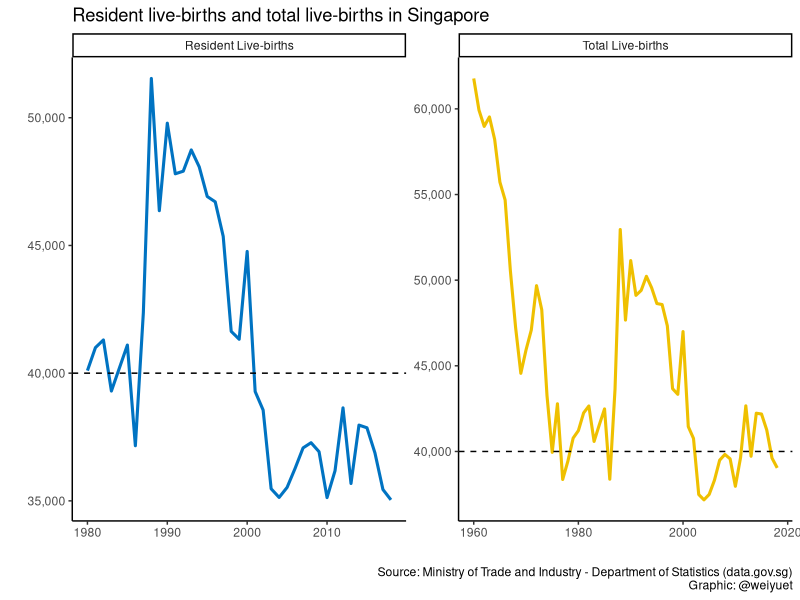
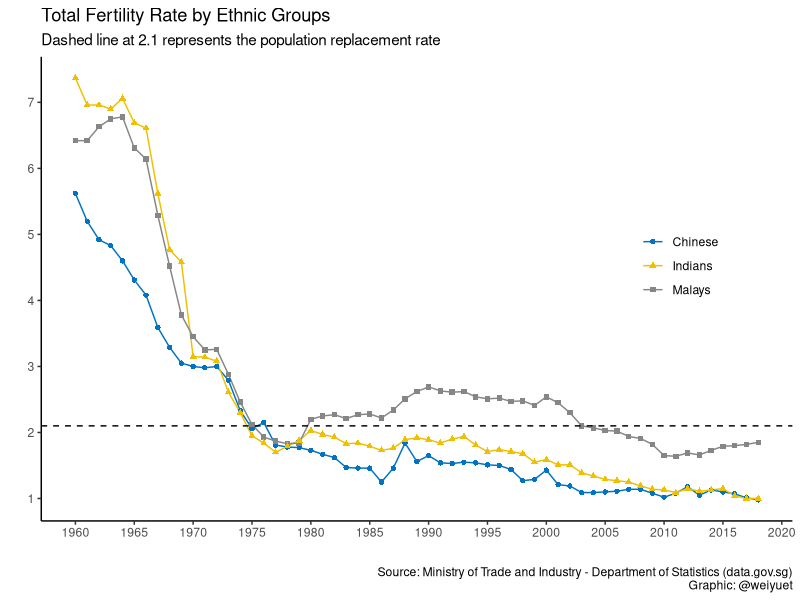
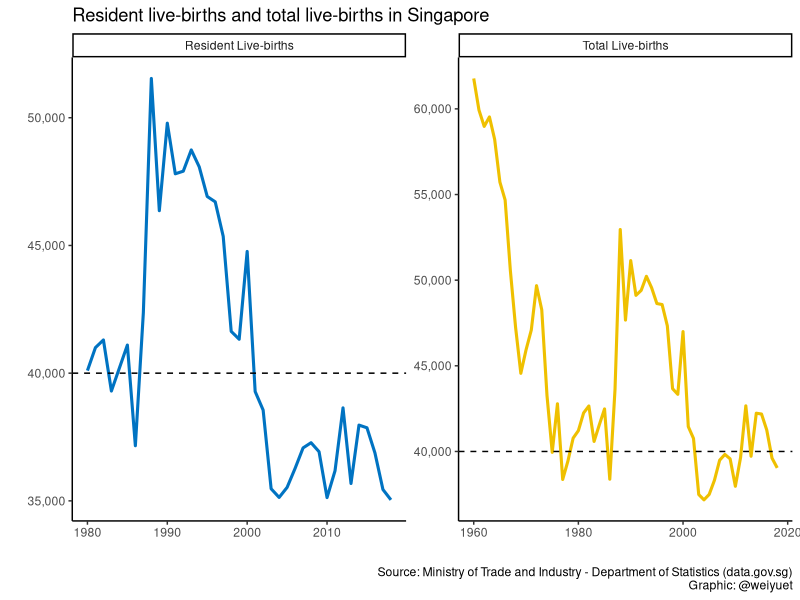
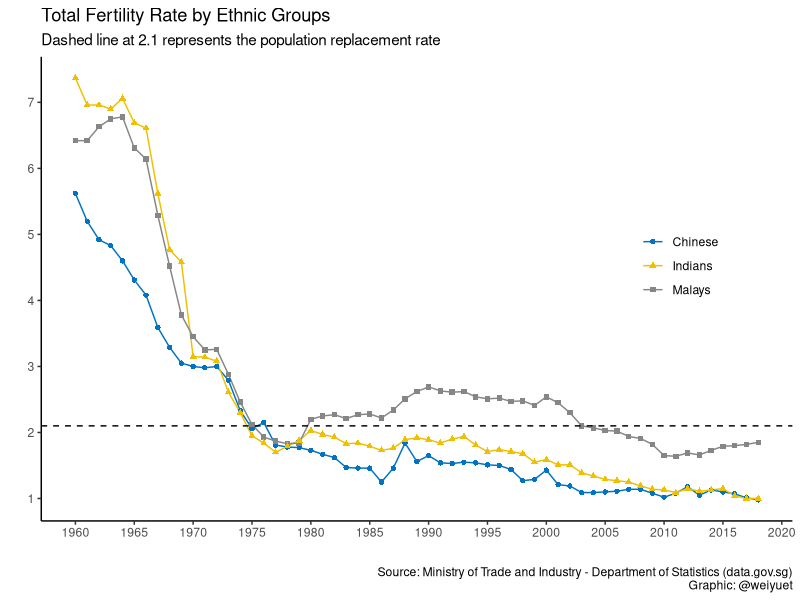

Generate these figures, in order, with R:
#Loading libraries
library(tidyverse)
library(scales)
library(ggsci)

# Loading live-births data
live_births <- read_csv("data/births-and-fertility-annual/live-births.csv")

# Data wrangling
live_births$value <- as.double(as.character(live_births$value))

# Plotting number of live-births
live_births %>% 
  drop_na() %>% 
  ggplot(aes(x = year, y = value, colour = level_1)) +
  geom_line(size = 1.05) +
  geom_hline(yintercept = 40000, linetype = 2, size = 0.5) +
  facet_wrap(~level_1, scales = "free") +
  scale_y_continuous(labels = label_number(big.mark = ",")) +
  theme_classic() +
  theme(legend.position = "none") +
  scale_colour_jco() +
  labs(x = "", y = "",
       title = "Resident live-births and total live-births in Singapore",
       caption = "Source: Ministry of Trade and Industry - Department of Statistics (data.gov.sg)\nGraphic: @weiyuet")

ggsave("figures/resident-and-total-live-births.png", width = 8, height = 6)

# Loading total fertility rate by ethnic group data
total_fertility_rate_by_ethnic_group <- read_csv("data/births-and-fertility-annual/total-fertility-rate-by-ethnic-group.csv")

total_fertility_rate_by_ethnic_group %>% 
  ggplot(aes(x = year, y = value, colour = level_2)) +
  geom_line() +
  geom_point(aes(shape = level_2)) +
  geom_hline(yintercept = 2.1, linetype = 2, size = 0.5) +
  theme_classic() +
  theme(legend.title = element_blank(),
        legend.position = c(0.85, 0.55)) +
  scale_x_continuous(breaks = seq(1960, 2020, 5)) +
  scale_y_continuous(breaks = seq(0, 8, 1)) +
  scale_colour_jco() +
  labs(x = "", y ="",
       title = "Total Fertility Rate by Ethnic Groups",
       subtitle = "Dashed line at 2.1 represents the population replacement rate",
       caption = "Source: Ministry of Trade and Industry - Department of Statistics (data.gov.sg)\nGraphic: @weiyuet")

ggsave("figures/fertility-rate-ethnic-groups.png", width = 8, height = 6)
